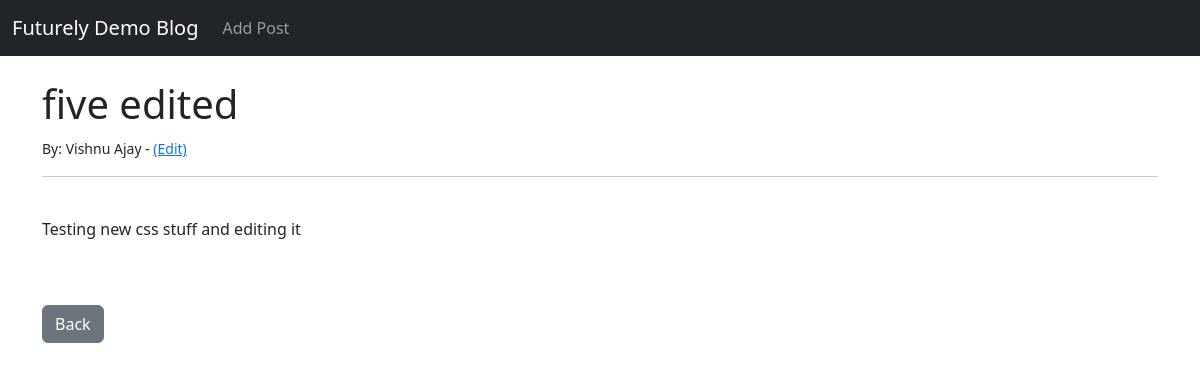
Page /article/5 on the committed database.
### newBlog/models.py (models this page shows, shortened)
class Post(models.Model):
    title = models.CharField(max_length=255)
    title_tag = models.CharField(max_length=255)
    content = models.TextField()
    date_posted = models.DateTimeField(auto_now_add=True)
    author = models.ForeignKey(User, on_delete=models.CASCADE)

### newBlog/views.py (the view)
# urls.py: path('article/<int:pk>', ArticleDetailView.as_view(), name='article-detail'),
class ArticleDetailView(DetailView):
    model = Post
    template_name = 'article_details.html'

### newBlog/templates/article_details.html (shortened to what this page needs)
{% extends 'base.html' %}
{% block content %}
<h1>
    {{ post.title }}
</h1>
<small>
    By: {{ post.author.first_name }} {{ post.author.last_name}} - <a href="{% url 'update_post' post.pk %}"> (Edit) </a>
</small>
<br/>
<hr>
<br/>
<p>
    {{ post.content }}
</p>
<br><br/>
<a href="{% url 'home' %}" class="btn btn-secondary">Back</a>
{% endblock %}

### rows in the picture
Post: title "five edited", author.first_name "Vishnu", author.last_name "Ajay", content "Testing new css stuff and editing it"
